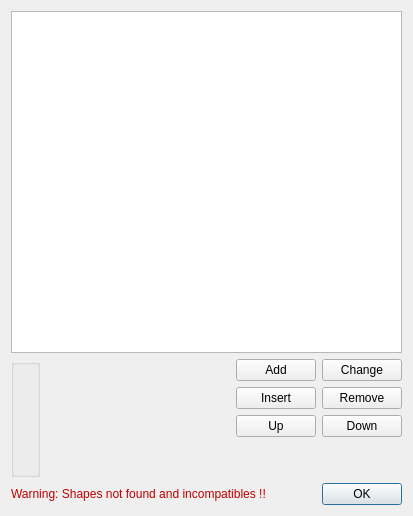
<?xml version="1.0" encoding="UTF-8"?>
<ui version="4.0">
 <class>CMorphMeshDialog</class>
 <widget class="QDialog" name="CMorphMeshDialog">
  <property name="geometry">
   <rect>
    <x>0</x>
    <y>0</y>
    <width>413</width>
    <height>516</height>
   </rect>
  </property>
  <property name="windowTitle">
   <string>Morph mesh edit </string>
  </property>
  <property name="modal">
   <bool>true</bool>
  </property>
  <layout class="QGridLayout" name="gridLayout_2">
   <item row="0" column="0">
    <widget class="QListWidget" name="listWidget">
     <property name="sizePolicy">
      <sizepolicy hsizetype="Expanding" vsizetype="Expanding">
       <horstretch>0</horstretch>
       <verstretch>0</verstretch>
      </sizepolicy>
     </property>
    </widget>
   </item>
   <item row="1" column="0">
    <layout class="QHBoxLayout" name="horizontalLayout_2">
     <item>
      <widget class="NLQT::CAttribFloatWidget" name="morphValueWidget"/>
     </item>
     <item>
      <spacer name="horizontalSpacer">
       <property name="orientation">
        <enum>Qt::Horizontal</enum>
       </property>
       <property name="sizeHint" stdset="0">
        <size>
         <width>40</width>
         <height>20</height>
        </size>
       </property>
      </spacer>
     </item>
     <item>
      <layout class="QGridLayout" name="gridLayout">
       <item row="0" column="0">
        <widget class="QPushButton" name="addPushButton">
         <property name="text">
          <string>Add</string>
         </property>
         <property name="icon">
          <iconset resource="object_viewer.qrc">
           <normaloff>:/icons/ic_nel_add_item.png</normaloff>:/icons/ic_nel_add_item.png</iconset>
         </property>
        </widget>
       </item>
       <item row="0" column="1">
        <widget class="QPushButton" name="changePushButton">
         <property name="text">
          <string>Change</string>
         </property>
         <property name="icon">
          <iconset resource="object_viewer.qrc">
           <normaloff>:/images/refresh.png</normaloff>:/images/refresh.png</iconset>
         </property>
        </widget>
       </item>
       <item row="1" column="0">
        <widget class="QPushButton" name="insertPushButton">
         <property name="text">
          <string>Insert</string>
         </property>
         <property name="icon">
          <iconset resource="object_viewer.qrc">
           <normaloff>:/icons/ic_nel_insert_item.png</normaloff>:/icons/ic_nel_insert_item.png</iconset>
         </property>
        </widget>
       </item>
       <item row="1" column="1">
        <widget class="QPushButton" name="removePushButton">
         <property name="text">
          <string>Remove</string>
         </property>
         <property name="icon">
          <iconset resource="object_viewer.qrc">
           <normaloff>:/icons/ic_nel_delete_item.png</normaloff>:/icons/ic_nel_delete_item.png</iconset>
         </property>
        </widget>
       </item>
       <item row="2" column="0">
        <widget class="QPushButton" name="upPushButton">
         <property name="text">
          <string>Up</string>
         </property>
         <property name="icon">
          <iconset resource="object_viewer.qrc">
           <normaloff>:/icons/ic_nel_up_item.png</normaloff>:/icons/ic_nel_up_item.png</iconset>
         </property>
        </widget>
       </item>
       <item row="2" column="1">
        <widget class="QPushButton" name="downPushButton">
         <property name="text">
          <string>Down</string>
         </property>
         <property name="icon">
          <iconset resource="object_viewer.qrc">
           <normaloff>:/icons/ic_nel_down_item.png</normaloff>:/icons/ic_nel_down_item.png</iconset>
         </property>
        </widget>
       </item>
       <item row="3" column="0">
        <spacer name="verticalSpacer">
         <property name="orientation">
          <enum>Qt::Vertical</enum>
         </property>
         <property name="sizeType">
          <enum>QSizePolicy::Preferred</enum>
         </property>
         <property name="sizeHint" stdset="0">
          <size>
           <width>20</width>
           <height>40</height>
          </size>
         </property>
        </spacer>
       </item>
      </layout>
     </item>
    </layout>
   </item>
   <item row="2" column="0">
    <layout class="QHBoxLayout" name="horizontalLayout">
     <item>
      <widget class="QLabel" name="infoLabel">
       <property name="palette">
        <palette>
         <active>
          <colorrole role="WindowText">
           <brush brushstyle="SolidPattern">
            <color alpha="255">
             <red>192</red>
             <green>0</green>
             <blue>0</blue>
            </color>
           </brush>
          </colorrole>
         </active>
         <inactive>
          <colorrole role="WindowText">
           <brush brushstyle="SolidPattern">
            <color alpha="255">
             <red>192</red>
             <green>0</green>
             <blue>0</blue>
            </color>
           </brush>
          </colorrole>
         </inactive>
         <disabled>
          <colorrole role="WindowText">
           <brush brushstyle="SolidPattern">
            <color alpha="255">
             <red>146</red>
             <green>145</green>
             <blue>144</blue>
            </color>
           </brush>
          </colorrole>
         </disabled>
        </palette>
       </property>
       <property name="text">
        <string>Warning: Shapes not found and incompatibles !!</string>
       </property>
      </widget>
     </item>
     <item>
      <spacer name="horizontalSpacer_2">
       <property name="orientation">
        <enum>Qt::Horizontal</enum>
       </property>
       <property name="sizeHint" stdset="0">
        <size>
         <width>40</width>
         <height>20</height>
        </size>
       </property>
      </spacer>
     </item>
     <item>
      <widget class="QDialogButtonBox" name="buttonBox">
       <property name="sizePolicy">
        <sizepolicy hsizetype="Fixed" vsizetype="Fixed">
         <horstretch>0</horstretch>
         <verstretch>0</verstretch>
        </sizepolicy>
       </property>
       <property name="orientation">
        <enum>Qt::Horizontal</enum>
       </property>
       <property name="standardButtons">
        <set>QDialogButtonBox::Ok</set>
       </property>
      </widget>
     </item>
    </layout>
   </item>
  </layout>
 </widget>
 <customwidgets>
  <customwidget>
   <class>NLQT::CAttribFloatWidget</class>
   <extends>QGroupBox</extends>
   <header>attrib_widget.h</header>
   <container>1</container>
  </customwidget>
 </customwidgets>
 <resources>
  <include location="object_viewer.qrc"/>
 </resources>
 <connections>
  <connection>
   <sender>buttonBox</sender>
   <signal>rejected()</signal>
   <receiver>CMorphMeshDialog</receiver>
   <slot>reject()</slot>
   <hints>
    <hint type="sourcelabel">
     <x>440</x>
     <y>420</y>
    </hint>
    <hint type="destinationlabel">
     <x>286</x>
     <y>274</y>
    </hint>
   </hints>
  </connection>
  <connection>
   <sender>buttonBox</sender>
   <signal>accepted()</signal>
   <receiver>CMorphMeshDialog</receiver>
   <slot>accept()</slot>
   <hints>
    <hint type="sourcelabel">
     <x>440</x>
     <y>414</y>
    </hint>
    <hint type="destinationlabel">
     <x>157</x>
     <y>274</y>
    </hint>
   </hints>
  </connection>
 </connections>
</ui>
